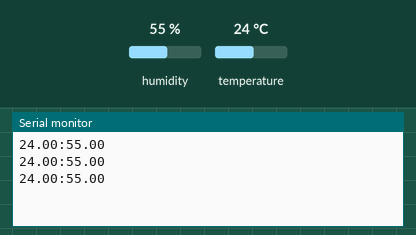
Simulated run of this sketch. Board: Arduino Uno, built with avr-gcc and run on an emulated ATmega328P. On the bench: the last lines printed to the serial monitor. The inputs (shaded band) are chosen by the test bench; at power-on: humidity 55 %, temperature 24 °C.

Above: at 3.8 s.
3.9 s: humidity set to 22 %
At 5.8 s:
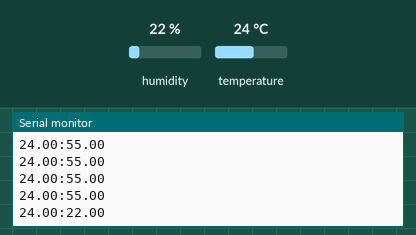
6.7 s: temperature set to 12 °C
At 7.8 s:
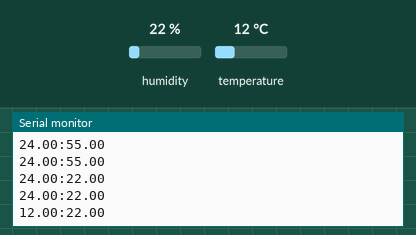
9.5 s: humidity set to 40 %
At 10.4 s:
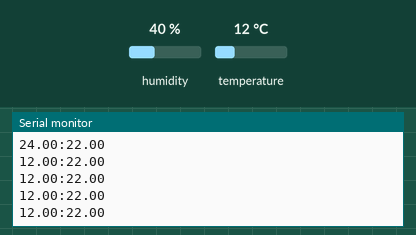
Timing chart, 0 to 12.5 s (numbered marks = the images above; inputs shaded):
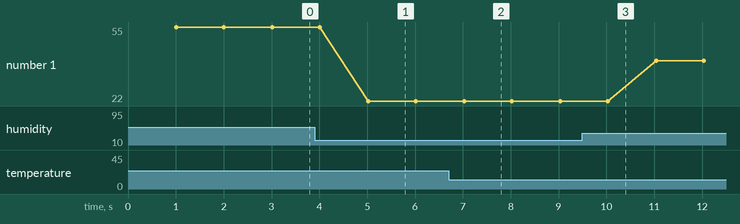

The sketch:

DHT_arduino.ino
```cpp
#include <DHT.h>
#define DHTPIN 7
#define DHTTYPE DHT22

DHT dht(DHTPIN, DHTTYPE);

void setup() {
   Serial.begin(19200);
   dht.begin();

}

void loop() {
  delay(1000);
  float t = dht.readTemperature();
  float h = dht.readHumidity();

 Serial.println(String(t) + ':' + String(h));
}
```

Measured:
- after the input at 3.9 s, the serial monitor: prints a new line after 1.1 s (image 1)
- after the input at 6.7 s, the serial monitor: prints a new line after 0.32 s (image 2)
- plotted number 1: 55 → 22 after the input at 3.9 s, 22 → 40 after the input at 9.5 s
